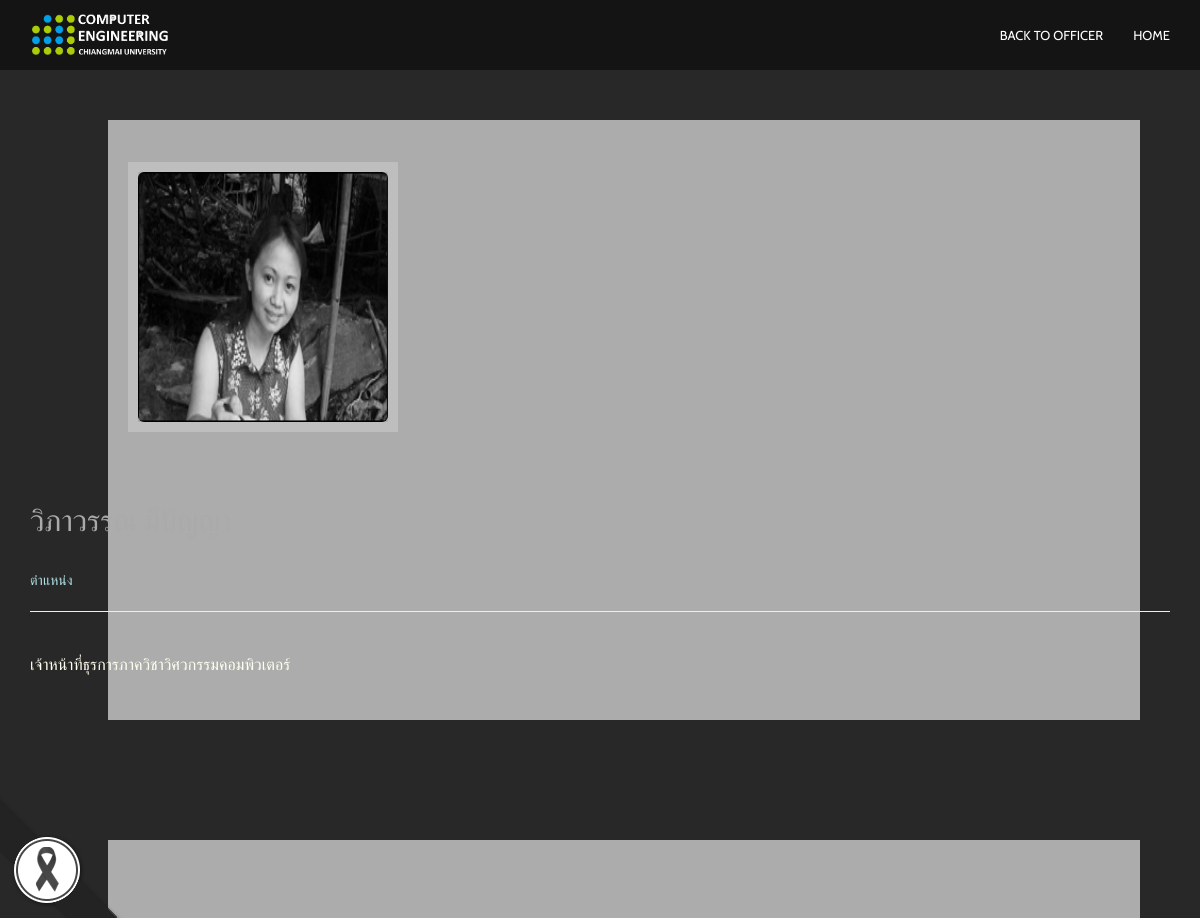
Screenshot of /officer/officer_display.php?id=5 with the database file from the repository.
### tables this page shows
CREATE TABLE `officer` (
  `id` int(11) NOT NULL,
  `firstname` varchar(20) NOT NULL,
  `lastname` varchar(20) NOT NULL,
  `position` varchar(500) NOT NULL,
  `img` text NOT NULL
);

### officer/officer_display.php (the view, shortened to what this page needs)
<!DOCTYPE html>
<html lang="en">
    <head>
        <link href="../bootstrap/css/bootstrap.min.css" rel="stylesheet">
        <link href="../font-awesome/css/font-awesome.min.css" rel="stylesheet">
        <link href="../css/flexslider.css" rel="stylesheet" type="text/css" media="screen">
        <link href="../css/owl.carousel.css" rel="stylesheet" type="text/css" media="screen">
        <link href="../css/owl.theme.css" rel="stylesheet" type="text/css" media="screen">
        <link rel="stylesheet" type="text/css" href="../css/jquery-ui.min.css" media="screen">
        <link href="../lightbox2/dist/css/lightbox.css" rel="stylesheet">
        <link href="../css/restaurant-onepage-dark.css" rel="stylesheet" type="text/css" media="screen">
        <body background="bg.jpg">
        <img src="../img/black_ribbon_bottom_left.png" class="black-ribbon stick-bottom stick-left">
             <nav class="navbar navbar-inverse navbar-fixed-top">
            <div class="container">
                <div class="navbar-header">
                    <a href="../index.html"><img src="../img/logo.png" alt = "img" width = "140"></a>
                </div>
                <div id="navbar" class="navbar-collapse collapse">
                    <ul class="nav navbar-nav scroll-to navbar-right">
                        <li><a href="Officer.php">Back to Officer</a></li>
                        <li><a href="../index.html">Home</a></li>
                    </ul>
                </div>
            </div>
        </nav>
<?php
	$servername = "localhost";
	$username = "root";
	$password = "";
	$dbname = "group6";
	$conn = new mysqli($servername, $username, $password,$dbname);
	mysqli_set_charset($conn, "utf8");
  $sql = "SELECT * FROM officer where id='".$_GET["id"]."'";
  $result = $conn->query($sql);
  $row = $result->fetch_assoc()
?>
    <br><br><br><br><br><br>
    <section class="mainContent full-width clearfix">
      <div class="container">
            <div class="row">
                  <div class="col-sm-3 col-xs-3 col-xs-offset-1">
                    <div class="profile-picture">
                        <img src="<?=$row["img"]?>" alt="img" class="img-rounded">
                    </div>
                  </div>
                  <div class="col-sm-12 col-xs-12">
                    <div class="teachersInfo"><br>
                          <h2><?=$row["firstname"]?> <?=$row["lastname"]?></h2><br>
                          <div class="teachersProfession bg-color-3"><font color="#B0E0E6">ตำแหน่ง</font></div><hr><br>
                          <div class="professionDetails"><font color="#FFFFF0" size="3"><?=$row["position"]?></font><br><br><br><br><br><br><br><br><br><br><br><br></div>
                    </div>
                  </div>
            </div>
      </div>
    </section>
    </body>
</html

### css/restaurant-onepage-dark.css (style rules this page uses)
html, body { height: 100%; }
body { font-family: "Cabin", sans-serif; line-height: 22px; color: #aaa; -webkit-font-smoothing: antialiased; -webkit-text-size-adjust: 100%; -ms-text-size-adjust: 100%; background-color: #222; }
a { color: #f2b84b; }
a, button { -moz-transition: all 0.3s; -o-transition: all 0.3s; -webkit-transition: all 0.3s; transition: all 0.3s; border: 0px; background-color: transparent; }
a, a:hover, a:focus, button, button:focus { text-decoration: none; outline: 0 !important; }
.navbar-inverse { background-color: rgba(0, 0, 0, 0.5); border: 0px; padding: 10px 0; -moz-transition: all 0.5s ease-in-out; -o-transition: all 0.5s ease-in-out; -webkit-transition: all 0.5s ease-in-out; transition: all 0.5s ease-in-out; }
.navbar-inverse .navbar-nav > li > a { color: #fff; text-transform: uppercase; font-size: 13px; }
.profile-picture { border: 10px solid #BEBEBE; margin-bottom: 30px; width: 270px; height: 270px; margin-top: 30px; }
.profile-picture img { width: 250px; display: block; height: 250px; }
.stick-bottom { bottom: 0; }
.stick-left { left: 0; }
.black-ribbon { position: fixed; z-index: 9999; width: auto; }
* { padding: 0; margin: 0; }
* { word-wrap: break-word; }

### rows the page displays
officer: img (picture), firstname "วิภาวรรณ", position "เจ้าหน้าที่ธุรการภาควิชาวิศวกรรมคอมพิวเตอร์"
